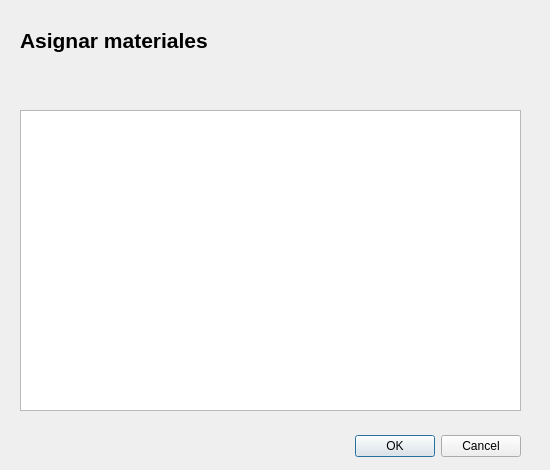
<?xml version="1.0" encoding="UTF-8"?>
<ui version="4.0">
 <class>Dialog</class>
 <widget class="QDialog" name="Dialog">
  <property name="geometry">
   <rect>
    <x>0</x>
    <y>0</y>
    <width>550</width>
    <height>470</height>
   </rect>
  </property>
  <property name="sizePolicy">
   <sizepolicy hsizetype="Preferred" vsizetype="Preferred">
    <horstretch>0</horstretch>
    <verstretch>0</verstretch>
   </sizepolicy>
  </property>
  <property name="minimumSize">
   <size>
    <width>550</width>
    <height>470</height>
   </size>
  </property>
  <property name="maximumSize">
   <size>
    <width>660</width>
    <height>470</height>
   </size>
  </property>
  <property name="windowTitle">
   <string>Materiales</string>
  </property>
  <widget class="QDialogButtonBox" name="buttonBox">
   <property name="geometry">
    <rect>
     <x>180</x>
     <y>430</y>
     <width>341</width>
     <height>32</height>
    </rect>
   </property>
   <property name="orientation">
    <enum>Qt::Horizontal</enum>
   </property>
   <property name="standardButtons">
    <set>QDialogButtonBox::Cancel|QDialogButtonBox::Ok</set>
   </property>
  </widget>
  <widget class="QLabel" name="lbl_tituloBCond">
   <property name="geometry">
    <rect>
     <x>20</x>
     <y>20</y>
     <width>241</width>
     <height>41</height>
    </rect>
   </property>
   <property name="font">
    <font>
     <family>Yu Gothic UI</family>
     <pointsize>16</pointsize>
     <weight>75</weight>
     <bold>true</bold>
    </font>
   </property>
   <property name="text">
    <string>Asignar materiales</string>
   </property>
  </widget>
  <widget class="QTableView" name="tableView_BCond">
   <property name="geometry">
    <rect>
     <x>20</x>
     <y>110</y>
     <width>501</width>
     <height>301</height>
    </rect>
   </property>
   <property name="minimumSize">
    <size>
     <width>0</width>
     <height>0</height>
    </size>
   </property>
  </widget>
 </widget>
 <resources/>
 <connections>
  <connection>
   <sender>buttonBox</sender>
   <signal>accepted()</signal>
   <receiver>Dialog</receiver>
   <slot>accept()</slot>
   <hints>
    <hint type="sourcelabel">
     <x>248</x>
     <y>254</y>
    </hint>
    <hint type="destinationlabel">
     <x>157</x>
     <y>274</y>
    </hint>
   </hints>
  </connection>
  <connection>
   <sender>buttonBox</sender>
   <signal>rejected()</signal>
   <receiver>Dialog</receiver>
   <slot>reject()</slot>
   <hints>
    <hint type="sourcelabel">
     <x>316</x>
     <y>260</y>
    </hint>
    <hint type="destinationlabel">
     <x>286</x>
     <y>274</y>
    </hint>
   </hints>
  </connection>
 </connections>
</ui>
